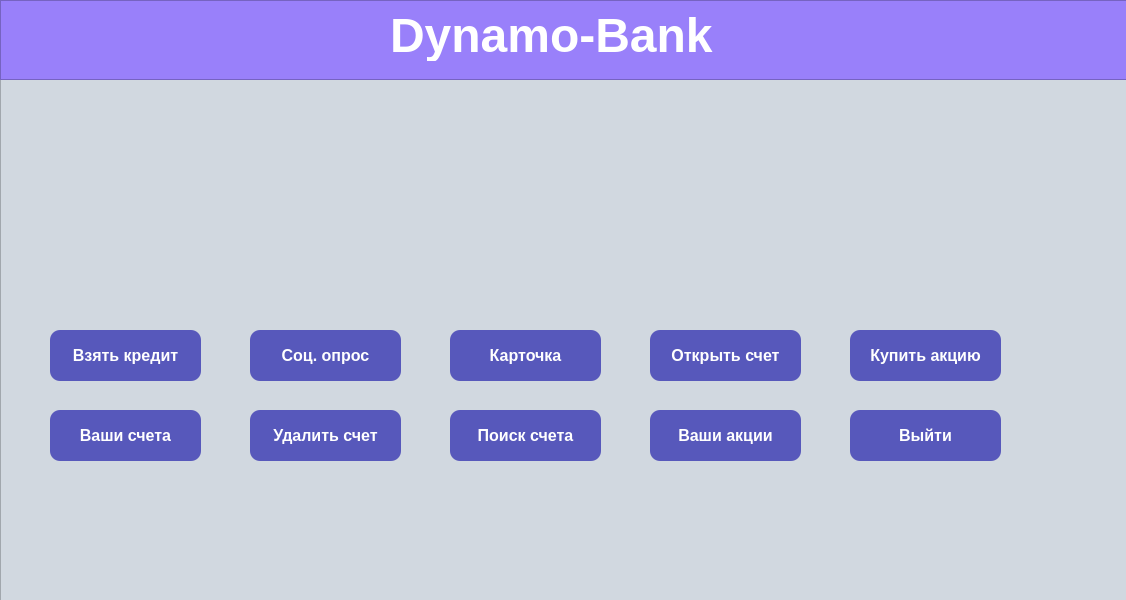
<?xml version="1.0" encoding="UTF-8"?>
<ui version="4.0">
 <class>MainWindow</class>
 <widget class="QMainWindow" name="MainWindow">
  <property name="geometry">
   <rect>
    <x>0</x>
    <y>0</y>
    <width>1126</width>
    <height>600</height>
   </rect>
  </property>
  <property name="windowTitle">
   <string>MainWindow</string>
  </property>
  <widget class="QWidget" name="centralwidget">
   <widget class="QFrame" name="frame">
    <property name="geometry">
     <rect>
      <x>0</x>
      <y>0</y>
      <width>1131</width>
      <height>601</height>
     </rect>
    </property>
    <property name="styleSheet">
     <string notr="true">background-color:#d1d8e0;</string>
    </property>
    <property name="frameShape">
     <enum>QFrame::StyledPanel</enum>
    </property>
    <property name="frameShadow">
     <enum>QFrame::Raised</enum>
    </property>
    <widget class="QFrame" name="frame_2">
     <property name="geometry">
      <rect>
       <x>0</x>
       <y>0</y>
       <width>1131</width>
       <height>80</height>
      </rect>
     </property>
     <property name="styleSheet">
      <string notr="true">background-color:#9980FA;
color:white;
text-align:center;</string>
     </property>
     <property name="frameShape">
      <enum>QFrame::StyledPanel</enum>
     </property>
     <property name="frameShadow">
      <enum>QFrame::Raised</enum>
     </property>
     <widget class="QLabel" name="label">
      <property name="geometry">
       <rect>
        <x>390</x>
        <y>10</y>
        <width>391</width>
        <height>51</height>
       </rect>
      </property>
      <property name="font">
       <font>
        <family>Tahoma</family>
        <pointsize>36</pointsize>
        <weight>75</weight>
        <bold>true</bold>
       </font>
      </property>
      <property name="styleSheet">
       <string notr="true">color:#black;</string>
      </property>
      <property name="text">
       <string>Dynamo-Bank</string>
      </property>
     </widget>
    </widget>
    <widget class="QLabel" name="label_2">
     <property name="geometry">
      <rect>
       <x>470</x>
       <y>590</y>
       <width>461</width>
       <height>181</height>
      </rect>
     </property>
     <property name="text">
      <string/>
     </property>
     <property name="pixmap">
      <pixmap>imgonline-com-ua-Transparent-backgr-48tgqomMjDUEwY.png</pixmap>
     </property>
    </widget>
    <widget class="QLabel" name="label_3">
     <property name="geometry">
      <rect>
       <x>320</x>
       <y>80</y>
       <width>461</width>
       <height>181</height>
      </rect>
     </property>
     <property name="text">
      <string/>
     </property>
     <property name="pixmap">
      <pixmap>imgonline-com-ua-Transparent-backgr-48tgqomMjDUEwY.png</pixmap>
     </property>
    </widget>
    <widget class="QPushButton" name="exit_user">
     <property name="geometry">
      <rect>
       <x>850</x>
       <y>410</y>
       <width>151</width>
       <height>51</height>
      </rect>
     </property>
     <property name="font">
      <font>
       <family>Tahoma</family>
       <pointsize>12</pointsize>
       <weight>75</weight>
       <bold>true</bold>
      </font>
     </property>
     <property name="styleSheet">
      <string notr="true">QPushButton{background-color:#5758BB;
color:white;
border-radius: 10px;}
QPushButton:pressed{
background-color:darkgreen;
color:white;
border-radius: 10px;
}</string>
     </property>
     <property name="text">
      <string>Выйти</string>
     </property>
    </widget>
    <widget class="QPushButton" name="take_credit">
     <property name="geometry">
      <rect>
       <x>50</x>
       <y>330</y>
       <width>151</width>
       <height>51</height>
      </rect>
     </property>
     <property name="font">
      <font>
       <family>Tahoma</family>
       <pointsize>12</pointsize>
       <weight>75</weight>
       <bold>true</bold>
      </font>
     </property>
     <property name="styleSheet">
      <string notr="true">QPushButton{background-color:#5758BB;
color:white;
border-radius: 10px;}
QPushButton:pressed{
background-color:darkgreen;
color:white;
border-radius: 10px;
}</string>
     </property>
     <property name="text">
      <string>Взять кредит</string>
     </property>
    </widget>
    <widget class="QPushButton" name="survey">
     <property name="geometry">
      <rect>
       <x>250</x>
       <y>330</y>
       <width>151</width>
       <height>51</height>
      </rect>
     </property>
     <property name="font">
      <font>
       <family>Tahoma</family>
       <pointsize>12</pointsize>
       <weight>75</weight>
       <bold>true</bold>
      </font>
     </property>
     <property name="styleSheet">
      <string notr="true">QPushButton{background-color:#5758BB;
color:white;
border-radius: 10px;}
QPushButton:pressed{
background-color:darkgreen;
color:white;
border-radius: 10px;
}</string>
     </property>
     <property name="text">
      <string>Соц. опрос</string>
     </property>
    </widget>
    <widget class="QPushButton" name="make_card">
     <property name="geometry">
      <rect>
       <x>450</x>
       <y>330</y>
       <width>151</width>
       <height>51</height>
      </rect>
     </property>
     <property name="font">
      <font>
       <family>Tahoma</family>
       <pointsize>12</pointsize>
       <weight>75</weight>
       <bold>true</bold>
      </font>
     </property>
     <property name="styleSheet">
      <string notr="true">QPushButton{background-color:#5758BB;
color:white;
border-radius: 10px;}
QPushButton:pressed{
background-color:darkgreen;
color:white;
border-radius: 10px;
}</string>
     </property>
     <property name="text">
      <string>Карточка</string>
     </property>
    </widget>
    <widget class="QPushButton" name="open_account">
     <property name="geometry">
      <rect>
       <x>650</x>
       <y>330</y>
       <width>151</width>
       <height>51</height>
      </rect>
     </property>
     <property name="font">
      <font>
       <family>Tahoma</family>
       <pointsize>12</pointsize>
       <weight>75</weight>
       <bold>true</bold>
      </font>
     </property>
     <property name="styleSheet">
      <string notr="true">QPushButton{background-color:#5758BB;
color:white;
border-radius: 10px;}
QPushButton:pressed{
background-color:darkgreen;
color:white;
border-radius: 10px;
}</string>
     </property>
     <property name="text">
      <string>Открыть счет</string>
     </property>
    </widget>
    <widget class="QPushButton" name="buy_bond">
     <property name="geometry">
      <rect>
       <x>850</x>
       <y>330</y>
       <width>151</width>
       <height>51</height>
      </rect>
     </property>
     <property name="font">
      <font>
       <family>Tahoma</family>
       <pointsize>12</pointsize>
       <weight>75</weight>
       <bold>true</bold>
      </font>
     </property>
     <property name="styleSheet">
      <string notr="true">QPushButton{background-color:#5758BB;
color:white;
border-radius: 10px;}
QPushButton:pressed{
background-color:darkgreen;
color:white;
border-radius: 10px;
}</string>
     </property>
     <property name="text">
      <string>Купить акцию</string>
     </property>
    </widget>
    <widget class="QPushButton" name="show_accounts">
     <property name="geometry">
      <rect>
       <x>50</x>
       <y>410</y>
       <width>151</width>
       <height>51</height>
      </rect>
     </property>
     <property name="font">
      <font>
       <family>Tahoma</family>
       <pointsize>12</pointsize>
       <weight>75</weight>
       <bold>true</bold>
      </font>
     </property>
     <property name="styleSheet">
      <string notr="true">QPushButton{background-color:#5758BB;
color:white;
border-radius: 10px;}
QPushButton:pressed{
background-color:darkgreen;
color:white;
border-radius: 10px;
}</string>
     </property>
     <property name="text">
      <string>Ваши счета</string>
     </property>
    </widget>
    <widget class="QPushButton" name="delete_account">
     <property name="geometry">
      <rect>
       <x>250</x>
       <y>410</y>
       <width>151</width>
       <height>51</height>
      </rect>
     </property>
     <property name="font">
      <font>
       <family>Tahoma</family>
       <pointsize>12</pointsize>
       <weight>75</weight>
       <bold>true</bold>
      </font>
     </property>
     <property name="styleSheet">
      <string notr="true">QPushButton{background-color:#5758BB;
color:white;
border-radius: 10px;}
QPushButton:pressed{
background-color:darkgreen;
color:white;
border-radius: 10px;
}</string>
     </property>
     <property name="text">
      <string>Удалить счет</string>
     </property>
    </widget>
    <widget class="QPushButton" name="fund_acoount">
     <property name="geometry">
      <rect>
       <x>450</x>
       <y>410</y>
       <width>151</width>
       <height>51</height>
      </rect>
     </property>
     <property name="font">
      <font>
       <family>Tahoma</family>
       <pointsize>12</pointsize>
       <weight>75</weight>
       <bold>true</bold>
      </font>
     </property>
     <property name="styleSheet">
      <string notr="true">QPushButton{background-color:#5758BB;
color:white;
border-radius: 10px;}
QPushButton:pressed{
background-color:darkgreen;
color:white;
border-radius: 10px;
}</string>
     </property>
     <property name="text">
      <string>Поиск счета</string>
     </property>
    </widget>
    <widget class="QPushButton" name="show_bonds">
     <property name="geometry">
      <rect>
       <x>650</x>
       <y>410</y>
       <width>151</width>
       <height>51</height>
      </rect>
     </property>
     <property name="font">
      <font>
       <family>Tahoma</family>
       <pointsize>12</pointsize>
       <weight>75</weight>
       <bold>true</bold>
      </font>
     </property>
     <property name="styleSheet">
      <string notr="true">QPushButton{background-color:#5758BB;
color:white;
border-radius: 10px;}
QPushButton:pressed{
background-color:darkgreen;
color:white;
border-radius: 10px;
}</string>
     </property>
     <property name="text">
      <string>Ваши акции</string>
     </property>
    </widget>
   </widget>
  </widget>
 </widget>
 <resources/>
 <connections/>
</ui>
